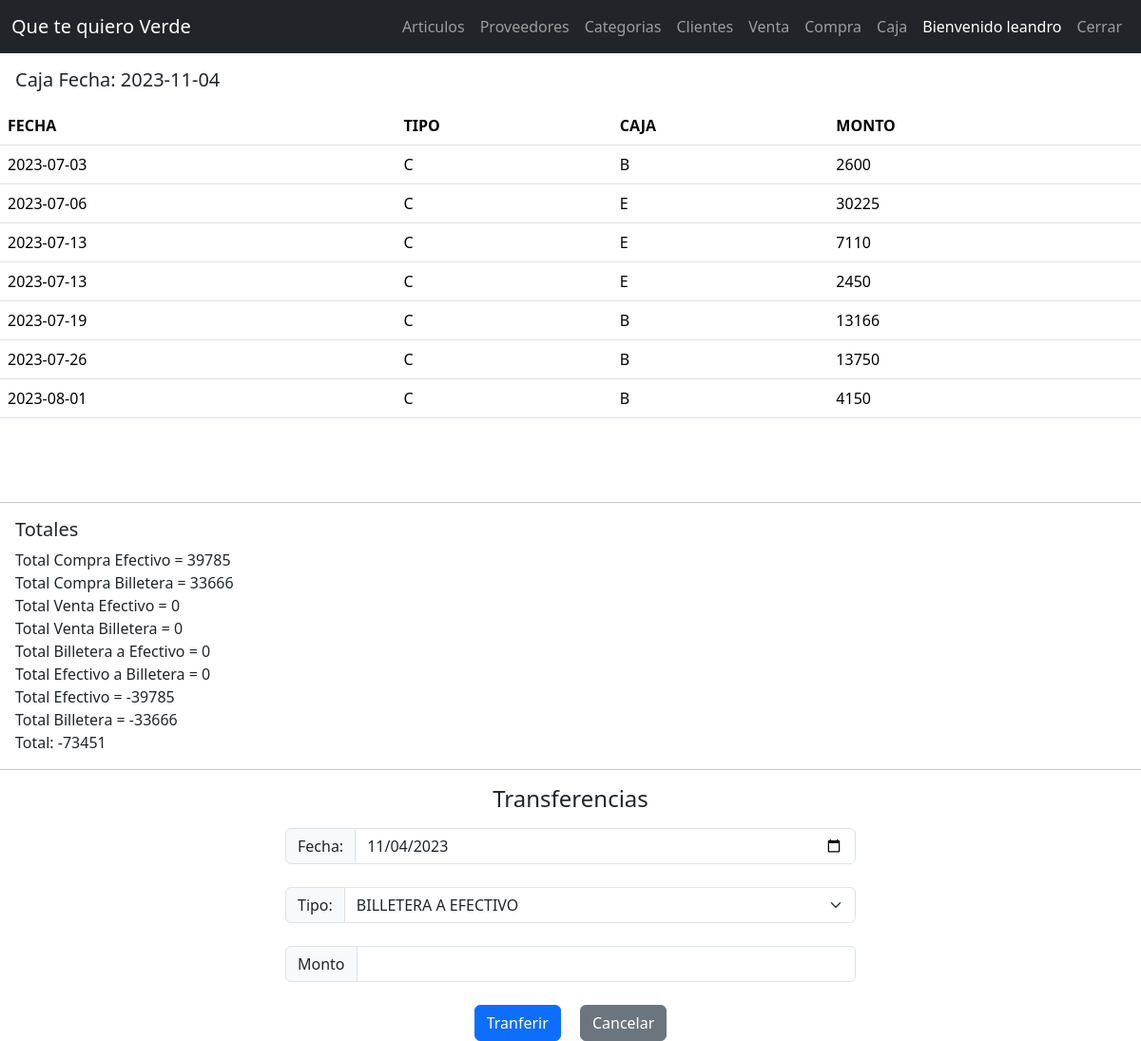
The page /cajas/lista (signed in) on the database its author committed.
### tienda/modelos/user.py (models this page shows, shortened)
class User(db.Model):
    id = db.Column(db.Integer, primary_key = True)
    username = db.Column(db.String(20), unique = True, nullable = False)
    password = db.Column(db.Text, nullable = False)
    apellido = db.Column(db.String(40))
    nombre = db.Column(db.String(40))
    cuit = db.Column(db.String(12))
    tcliente = db.Column(db.String(40))
    direccion = db.Column(db.String(60))
    telefono = db.Column(db.String(40))
    email = db.Column(db.String(40))
    fechanac = db.Column(db.String(40))

### tienda/modelos/caja.py (models this page shows, shortened)
class Caja(db.Model):
    id = db.Column(db.Integer, primary_key = True)
    fecha = db.Column(db.Date)
    tipo = db.Column(db.String(1))  #Tipo: VENTA, COMPRA, TRANSFERENCIA
    caja = db.Column(db.String(1))  # Caja: EFECTIVO, BILLETERA
    monto = db.Column(db.Integer)
    creado_por = db.Column(db.Integer, nullable = False)

### tienda/routers/cajas.py (the view)
@bp.route('/lista', methods = ["GET", "POST"])
@login_required
def lista():
    fecha_actual = datetime.now().strftime("%Y-%m-%d")
    id = g.user.id
    _cajas = caja.Caja.query.filter(caja.Caja.creado_por.contains(id))
    total_compra_efectivo = 0
    total_compra_billetera = 0
    total_venta_efectivo = 0
    total_venta_billetera = 0
    total_transferencia_a_efectivo = 0
    total_transferencia_a_billetera = 0
    for _caja in _cajas:
        if _caja.tipo == "V":
            if _caja.caja == "E":
                total_venta_efectivo += _caja.monto
            if _caja.caja == "B":
                total_venta_billetera += _caja.monto
        elif _caja.tipo == "C":
            if _caja.caja == "E":
                total_compra_efectivo += _caja.monto
            if _caja.caja == "B":
                total_compra_billetera += _caja.monto
        elif _caja.tipo == "T":
            if _caja.caja == "E":
                total_transferencia_a_efectivo += _caja.monto
            if _caja.caja == "B":
                total_transferencia_a_billetera += _caja.monto
    return render_template('caja/lista.html',
                           cajas = _cajas,
                           t_e_compra = total_compra_efectivo,
                           t_b_compra = total_compra_billetera,
                           t_e_venta = total_venta_efectivo,
                           t_b_venta = total_venta_billetera,
                           t_transf_a_efectivo = total_transferencia_a_efectivo,
                           t_transf_a_billetera = total_transferencia_a_billetera,
                           fecha = fecha_actual
                           )

### tienda/routers/auth.py (called while the page is built)
@bp.before_app_request
def load_logged_in_user():
    user_id = session.get('user_id')
    if user_id is None:
        g.user = None
    else:
        g.user = user.User.query.get_or_404(user_id)

def login_required(view):
    @functools.wraps(view)
    def wrapped_view(**kwargs):
        if g.user is None:
            return redirect(url_for('auth.login'))
        return view(**kwargs)
    return wrapped_view

### tienda/templates/caja/lista.html (shortened to what this page needs)
{% extends 'base.html' %}
{% block link%}
    <link rel="stylesheet" href="{{ url_for('static', filename='css/style_caja.css') }}">
{% endblock%}
{% block content %}
    <h5 class="m-3">{% block title %}Caja{% endblock %} Fecha: {{ fecha }}</h5>
    <div id="collapse1">
        <table class="table table-responsive">
            <thead>
                <tr>
                    <th scope="col">FECHA</th>
                    <th scope="col">TIPO</th>
                    <th scope="col">CAJA</th>
                    <th scope="col">MONTO</th>
                </tr>
            </thead>
            <tbody>
                {% for caja in cajas %}
                    <tr>
                        <td scope="row">{{ caja.fecha }}</td>
                        <td>{{ caja.tipo }}</td>
                        <td>{{ caja.caja }}</td>
                        <td>{{ caja.monto }}</td>
                    </tr>
                {% endfor%}
            </tbody>
        </table>
    </div>
    <hr>
    <div class="m-3">
        <h5>Totales</h5>
        <div>Total Compra Efectivo = {{ t_e_compra }}</div>
        <div>Total Compra Billetera = {{ t_b_compra }}</div>
        <div>Total Venta Efectivo = {{ t_e_venta }}</div>
        <div>Total Venta Billetera = {{ t_b_venta }}</div>
        <div>Total Billetera a Efectivo = {{ t_transf_a_efectivo }}</div>
        <div>Total Efectivo a Billetera = {{ t_transf_a_billetera }}</div>
        <div>Total Efectivo = {{ t_e_venta - t_e_compra + t_transf_a_efectivo - t_transf_a_billetera }}</div>
        <div>Total Billetera = {{ t_b_venta - t_b_compra + t_transf_a_billetera - t_transf_a_efectivo }}</div>
        <div>Total: {{ t_e_venta - t_e_compra + t_transf_a_efectivo - t_transf_a_billetera + t_b_venta - t_b_compra + t_transf_a_billetera - t_transf_a_efectivo }}</div>
    </div>
    <hr>
    <div class="d-grid gap-2 col-6 mx-auto">
        <h4 class="text-center">Transferencias</h4>
        <div class="input-group mb-3">
            <label class="input-group-text" for="fecha">Fecha:</label>
            <input type="date" class="form-control" id="fecha" value="{{ fecha }}">
        </div>
        <div class="input-group mb-3">
            <label class="input-group-text" for="opcion">Tipo:</label>
            <select class="form-select" id="opcion">
                <option value="A EFECTIVO">BILLETERA A EFECTIVO</option>
            </select>
        </div>
        <div class="input-group mb-3">
            <label class="input-group-text" for="monto">Monto</label>
            <input type="number" class="form-control" id="monto">
        </div>
        <div class="text-center">
            <button class="btn btn-primary me-3" id="aceptar">Tranferir</button>
            <button class="btn btn-secondary" id="cancelar" onclick="window.close()">Cancelar</button>
        </div>
    </div>
{% endblock %}

### tienda/templates/_navbar.html (shortened to what this page needs)
<nav class="navbar navbar-expand-md navbar-dark bg-dark">
    <div class="container-fluid">
      <a class="navbar-brand" href="">Que te quiero Verde</a>
      <div class="collapse navbar-collapse justify-content-end" id="navbarNav">
        <ul class="navbar-nav">
          {% if g.user %}
            <li class="nav-item">
              <a class="nav-link" href="{{url_for('articulos.lista')}}">Articulos</a>
            </li>
            {% if g.user.tcliente == "Administrador" %}
              <li class="nav-item">
                <a class="nav-link" href="{{url_for('proveedores.lista')}}">Proveedores</a>
              </li>
              <li class="nav-item">
                <a class="nav-link" href="{{url_for('categorias.lista')}}">Categorias</a>
              </li>
              <li class="nav-item">
                <a class="nav-link" href="{{url_for('clientes.lista')}}">Clientes</a>
              </li>
              <li class="nav-item">
                <a class="nav-link" href="{{url_for('ventas.lista')}}">Venta</a>
              </li>
              <li class="nav-item">
                <a class="nav-link" href="{{url_for('compras.lista')}}">Compra</a>
              </li>
              <li class="nav-item">
                <a class="nav-link" href="{{url_for('cajas.lista')}}">Caja</a>
              </li>
            {% else %}
              <li class="nav-item">
                <a class="nav-link" href="">Carrito de Compras</a>
              </li>
            {% endif %}
            <li class="nav-item">
              <span class="nav-link active">Bienvenido {{ g.user.username }}</span>
            </li>
            <li class="nav-item">
              <a class="nav-link" href="{{url_for('auth.logout')}}">Cerrar</a>
            </li>
          {% endif %}
        </ul>
      </div>
    </div>
</nav>

### tienda/static/css/style_caja.css (style rules this page uses)
#collapse1 { overflow-y:scroll; height:400px; }

### rows shown on the page
User: user.username "leandro"
Caja: fecha "2023-07-03", tipo "C", caja "B", monto "2600"
Caja: fecha "2023-07-06", tipo "C", caja "E", monto "30225"
Caja: fecha "2023-07-13", tipo "C", caja "E", monto "7110"
Caja: fecha "2023-07-13", tipo "C", caja "E", monto "2450"
Caja: fecha "2023-07-19", tipo "C", caja "B", monto "13166"
Caja: fecha "2023-07-26", tipo "C", caja "B", monto "13750"
Caja: fecha "2023-08-01", tipo "C", caja "B", monto "4150"

### other values the page prints
{{ t_e_compra }} "39785"
{{ t_b_compra }} "33666"
{{ t_e_venta }} "0"
{{ t_b_venta }} "0"
{{ t_transf_a_efectivo }} "0"
{{ t_transf_a_billetera }} "0"
{{ t_e_venta - t_e_compra + t_transf_a_efectivo - t_transf_a_billetera }} "-39785"
{{ t_b_venta - t_b_compra + t_transf_a_billetera - t_transf_a_efectivo }} "-33666"
